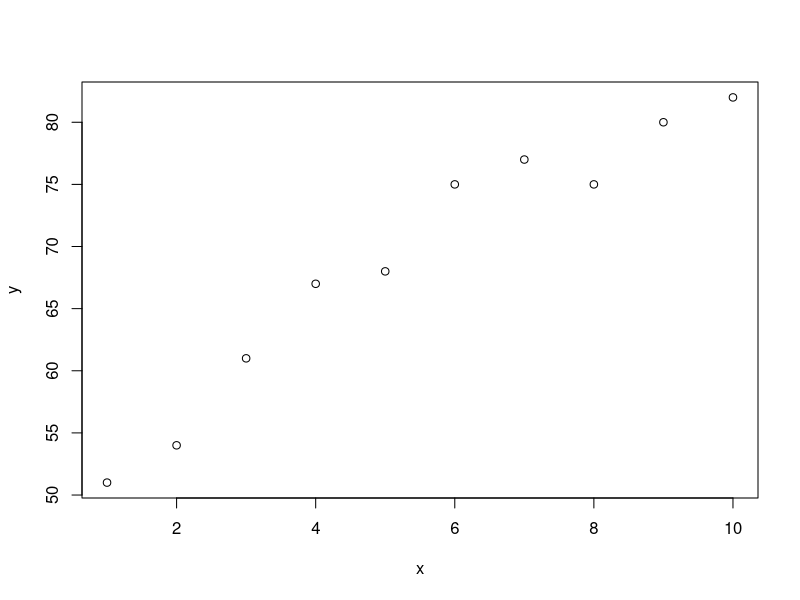
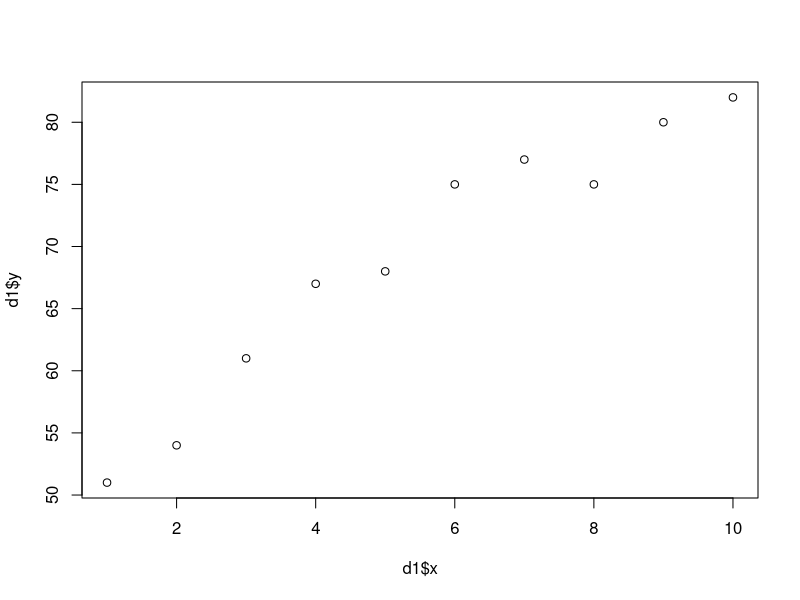

Recreate these plots in R, in order.
# Data Frame

d1 <- data.frame(x = 1:10, y = c(51,54,61,67,68,75,77,75,80,82)) 

# Nomes
names(d1)

# ver tipo
class(d1)

# acessar as colunas do df
d1$x
d1$y

# plotando os dados do df
plot(d1)
plot(d1$x,d1$y)
